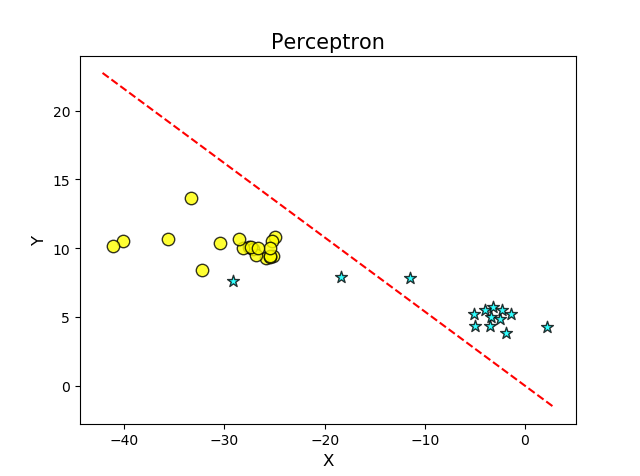

Write the Python code that produced this figure.
# -*- coding: utf-8 -*-
"""
Created on Fri Jul 16 15:36:36 2021

@author: 35092
"""


from sklearn.linear_model import Perceptron
import matplotlib.pyplot as plt
import numpy as np
import pandas as pd

def matplot():
    plt.figure()
    plt.title("Perceptron",fontsize=15)
    plt.xlabel('X',fontsize=12)
    plt.ylabel('Y',fontsize=12)
    return plt

data1 = pd.read_csv('example2.csv')

x1 = data1.iloc[:,:-1] 
y1 = data1.iloc[:,-1]

clf = Perceptron(fit_intercept=False,max_iter=30,shuffle=False)
clf.fit(x1,y1)
print(clf.coef_,clf.intercept_)

matplot()
x_min, x_max = x1.iloc[:, 0].min() - 1, x1.iloc[:, 0].max() + 1 
y_min, y_max = x1.iloc[:, 1].min() - 1, x1.iloc[:, 1].max() + 1 
XX, YY = np.mgrid[x_min:x_max:200j, y_min:y_max:200j]

plt.scatter(x1.iloc[0:14, 0], x1.iloc[0:14, 1], marker='*',c='cyan',s=80,\
            edgecolors='k',alpha=0.8,label='BCC') 
plt.scatter(x1.iloc[14:36, 0], x1.iloc[14:36, 1], marker='o',c='yellow',\
            s=80,edgecolors='k',alpha=0.8,label='FCC')
line_x = np.arange(x_min,x_max)
line_y = line_x * (-clf.coef_[0][0] / clf.coef_[0][1]) - clf.intercept_
plt.plot(line_x,line_y,'r--')
plt.show()
